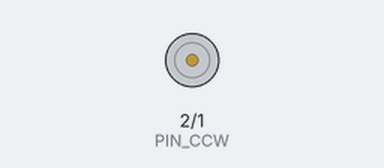
Recording of a sketch running on a simulated ESP32. Shown: motor-driver pin pairs drawn as motors (green arrow = first pin HIGH = forward, orange = second pin HIGH = backward, longer = more drive, scaled by the enable pin). The camera gives no picture; what the sketch prints to the serial monitor is not drawn.

Above: at 1.46 s.
Timing chart, 0 to 4.3 s (numbered marks = the images above):
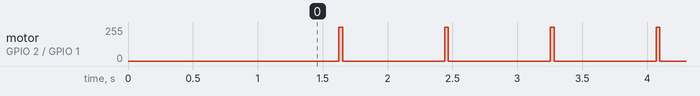

Measured:
- by itself, motor on GPIO 2 (PIN_CCW) / GPIO 1 (PIN_CW): alternates forward 255/255 for 0.03 s and stopped for 0.79 s

The sketch:

CameraTrack.ino
```cpp
#include <camera.h>
#include <motor_control.h>
float cw_deadzone = 0.15;
float ccw_deadzone = -0.15;
#define NUM_AVERAGES 2
#define MOTOR_MULT 300
#define FRAME_RATE 5
#define THRESHOLD 0.5f


float chunk_average(float value, bool reset) {
  static float values[NUM_AVERAGES];
  static uint8_t index = 0;
  if (reset) {
    for (uint8_t i=0; i<NUM_AVERAGES;i++) {
      values[i] = 0;
      index = 0;
    }
  }
  float value_sum = 0;
  values[index] = value;
  index = (index + 1) % NUM_AVERAGES;
  for (uint8_t i=0; i<NUM_AVERAGES;i++) {
    value_sum += values[i];
  }
  if (index == 0) {
    return value_sum / NUM_AVERAGES;
  }
  return 0.0f;
}

float decider(float value) {
  if (value > cw_deadzone) {
    return value-cw_deadzone;
  }
  if (value < ccw_deadzone) {
    return value-ccw_deadzone;
  }
  return 0.0f;
}

void setup() {
  // put your setup code here, to run once:
  Serial.begin(115200);
  while (!Serial);
  Serial.setDebugOutput(true);
  delay(1000);
  camera_init();
  motor_init();
}

void loop() {
  // put your main code here, to run repeatedly:
  float row, col, average;
  camera_capture();
  uint8_t thresh = 255 - (255 - camera_get_average()) * THRESHOLD;
  camera_special_print(8, thresh);
  camera_get_point(camera_get_average(), &row, &col);
  average = chunk_average(col, false);
  camera_return();

  Serial.printf("row: %f col: %f average: %f thresh: %u\n", row, col, average, thresh);

  if (decider(average) > 0.0f) {
    Serial.printf("CLOCKWISE with %f\n", decider(average));
  }
  if (decider(average) < 0.0f) {
    Serial.printf("COUNTER CLOCKWISE with %f\n", decider(average));
  }
  if (decider(average) == 0.0f) {
    Serial.printf("STILL with %f\n", decider(average));
  }
  if (decider(average) != 0.0f) {
    motor_control((int16_t)(decider(average) * MOTOR_MULT));
    chunk_average(0.0f, true);
  }
  delay((int)(1.0f/FRAME_RATE*1000));
}
```

camera.cpp
```cpp
#include <Arduino.h>
#include "esp_camera.h"
#define CAMERA_MODEL_XIAO_ESP32S3 // Has PSRAM
#include "camera_pins.h"
#include "camera.h"

// hidden logic
camera_fb_t *buf = NULL;

void _print_buffer(camera_fb_t * buf, const uint8_t ratio, const char* intensity_char, const uint16_t intensity_len) {
  char intensitybuffer[1024];
  size_t width = buf->width;
  size_t height = buf->height;
  for (uint16_t row=0;row<width/ratio;row++) {
    for (uint16_t col=0;col<height/ratio;col++) {
      uint16_t val = (buf->buf[col*ratio+row*ratio*height] * (intensity_len-1)) / 256;
      intensitybuffer[col*2] = intensity_char[val];
      intensitybuffer[col*2+1] = intensity_char[val];
    }
    intensitybuffer[height/ratio*2] = '\0';
    Serial.print(intensitybuffer);
    Serial.println();
  }
}

uint8_t _get_brightest(camera_fb_t * buf, uint16_t * row, uint16_t * col) {
  uint8_t maximum = 0;
  uint32_t sum_row = 0;
  uint32_t sum_col = 0;
  uint16_t sum_count = 0;
  size_t width = buf->width;
  size_t height = buf->height;
  for (uint16_t roww=0;roww<height;roww++) {
    for (uint16_t coll=0;coll<width;coll++) {
      uint16_t val = buf->buf[coll+roww*height];
      if (maximum < val) {
        sum_row = roww;
        sum_col = coll;
        sum_count = 1;
        maximum = val;
      }
      if (maximum == val) {
        sum_row += roww;
        sum_col += coll;
        sum_count += 1;
      }
    }
  }
  if (sum_count) {
    if (row != NULL) {
      *row = sum_row / sum_count;
    }
    if (col != NULL) {
      *col = sum_col / sum_count;
    }
    return maximum;
  }
  return 0;
}

uint8_t _get_average(camera_fb_t * buf) {
  uint64_t total_sum = 0;
  uint16_t sum_count = 0;
  size_t width = buf->width;
  size_t height = buf->height;
  uint16_t row, col;
  for (row=0;row<height;row++) {
    for (col=0;col<width;col++) {
      uint16_t val = buf->buf[col+row*height];
      total_sum += val;
      sum_count += 1;
    }
  }
  return total_sum / sum_count;
}

// Visible functions
void camera_init() {
  if (!Serial) {
    Serial.begin(115200);
    delay(1000);
  }
  Serial.println("Starting...");

  camera_config_t config;
  config.ledc_channel = LEDC_CHANNEL_0;
  config.ledc_timer = LEDC_TIMER_0;
  config.pin_d0 = Y2_GPIO_NUM;
  config.pin_d1 = Y3_GPIO_NUM;
  config.pin_d2 = Y4_GPIO_NUM;
  config.pin_d3 = Y5_GPIO_NUM;
  config.pin_d4 = Y6_GPIO_NUM;
  config.pin_d5 = Y7_GPIO_NUM;
  config.pin_d6 = Y8_GPIO_NUM;
  config.pin_d7 = Y9_GPIO_NUM;
  config.pin_xclk = XCLK_GPIO_NUM;
  config.pin_pclk = PCLK_GPIO_NUM;
  config.pin_vsync = VSYNC_GPIO_NUM;
  config.pin_href = HREF_GPIO_NUM;
  config.pin_sccb_sda = SIOD_GPIO_NUM;
  config.pin_sccb_scl = SIOC_GPIO_NUM;
  config.pin_pwdn = PWDN_GPIO_NUM;
  config.pin_reset = RESET_GPIO_NUM;
  config.xclk_freq_hz = 20000000;
  //config.pixel_format = PIXFORMAT_JPEG;  // for streaming
  config.pixel_format = PIXFORMAT_GRAYSCALE; // for face detection/recognition
  config.grab_mode = CAMERA_GRAB_WHEN_EMPTY;
  config.fb_location = CAMERA_FB_IN_PSRAM;
  config.jpeg_quality = 12;
  config.fb_count = 1;
  config.frame_size = FRAMESIZE_96X96;

  // camera init
  esp_err_t err = esp_camera_init(&config);
  if (err != ESP_OK) {
    Serial.printf("Camera init failed with error 0x%x", err);
    return;
  }

  sensor_t *s = esp_camera_sensor_get();
  s->set_brightness(s, -2);
  s->set_saturation(s, 2);

  /*buf = esp_camera_fb_get();
  Serial.printf("%zu %zu %zu", buf->width, buf->height, buf->len);
  Serial.println(" ");
  esp_camera_fb_return(buf);
  buf = NULL;*/
  Serial.print("Setup Finished...\n");
}

void camera_capture() {
  buf = esp_camera_fb_get();
}

void camera_return() {
  esp_camera_fb_return(buf);
}

void camera_get_point(const uint8_t minimum, float * row, float * col) {
  uint16_t nrow, ncol;
  *col = 0.0f; *row = 0.0f;
  if (!buf) {
    return;
  }
  uint8_t maximum = _get_brightest(buf, &nrow, &ncol);
  if (minimum <= maximum) {
    *col = (ncol * 2) / (float)buf->width - 1.0f;
    *row = (nrow * 2) / (float)buf->height - 1.0f;
  }
}

uint8_t camera_get_average() {
  return _get_average(buf);
}

void camera_print(const uint16_t ratio) {
  char intensity[] = " `.-':_,^=;><+!rc*/z?sLTv)J7(|Fi{C}fI31tlu[neoZ5Yxjya]2ESwqkP6h9d4VpOGbUAKXHm8RD#$Bg0MNWQ%&@";
  _print_buffer(buf, ratio, intensity, sizeof(intensity));
}

void camera_special_print(const uint16_t ratio, const uint8_t thresh) {
  char intensity[257];
  uint8_t maximum = _get_brightest(buf, NULL, NULL);
  for (uint16_t i=0;i<256;i++) {
    intensity[i] = ' ';
    if (i>=thresh) {
      intensity[i] = 'o';
    }
    if (i>=maximum-1) {
      intensity[i] = '@';
    }
  }
  intensity[256] = '\0';
  _print_buffer(buf, ratio, intensity, strlen(intensity));
}
```

camera.h
```cpp
void camera_init();
void camera_capture();
void camera_return();
void camera_get_point(const uint8_t minimum, float * row, float * col);
uint8_t camera_get_average();
void camera_print(const uint16_t ratio);
void camera_special_print(const uint16_t ratio, const uint8_t thresh);
```

motor_control.cpp
```cpp
#include <Arduino.h>
#include "motor_control.h"

#define PIN_CW 1
#define PIN_CCW 2
#define PIN_ENABLE 3

void motor_init() {
  pinMode(PIN_CW, OUTPUT);
  pinMode(PIN_CCW, OUTPUT);
  pinMode(PIN_ENABLE, OUTPUT);
  digitalWrite(PIN_CW, LOW);
  digitalWrite(PIN_CCW, LOW);
  digitalWrite(PIN_ENABLE, LOW);
}

void motor_control(int16_t val) {
  if (val > 0.0f) {
    digitalWrite(PIN_CW, HIGH);
    digitalWrite(PIN_ENABLE, HIGH);
  }
  if (val < 0.0f) {
    digitalWrite(PIN_CCW, HIGH);
    digitalWrite(PIN_ENABLE, HIGH);
    val = -val;
  }
  delay(val);
  digitalWrite(PIN_CW, LOW);
  digitalWrite(PIN_CCW, LOW);
  digitalWrite(PIN_ENABLE, LOW);
}
```

motor_control.h
```cpp
void motor_init();
void motor_control(int16_t val);
```

camera_pins.h
```cpp
#if defined(CAMERA_MODEL_WROVER_KIT)
#define PWDN_GPIO_NUM    -1
#define RESET_GPIO_NUM   -1
#define XCLK_GPIO_NUM    21
#define SIOD_GPIO_NUM    26
#define SIOC_GPIO_NUM    27

#define Y9_GPIO_NUM      35
#define Y8_GPIO_NUM      34
#define Y7_GPIO_NUM      39
#define Y6_GPIO_NUM      36
#define Y5_GPIO_NUM      19
#define Y4_GPIO_NUM      18
#define Y3_GPIO_NUM       5
#define Y2_GPIO_NUM       4
#define VSYNC_GPIO_NUM   25
#define HREF_GPIO_NUM    23
#define PCLK_GPIO_NUM    22

#elif defined(CAMERA_MODEL_ESP_EYE)
#define PWDN_GPIO_NUM    -1
#define RESET_GPIO_NUM   -1
#define XCLK_GPIO_NUM    4
#define SIOD_GPIO_NUM    18
#define SIOC_GPIO_NUM    23

#define Y9_GPIO_NUM      36
#define Y8_GPIO_NUM      37
#define Y7_GPIO_NUM      38
#define Y6_GPIO_NUM      39
#define Y5_GPIO_NUM      35
#define Y4_GPIO_NUM      14
#define Y3_GPIO_NUM      13
#define Y2_GPIO_NUM      34
#define VSYNC_GPIO_NUM   5
#define HREF_GPIO_NUM    27
#define PCLK_GPIO_NUM    25

#define LED_GPIO_NUM     22

#elif defined(CAMERA_MODEL_M5STACK_PSRAM)
#define PWDN_GPIO_NUM     -1
#define RESET_GPIO_NUM    15
#define XCLK_GPIO_NUM     27
#define SIOD_GPIO_NUM     25
#define SIOC_GPIO_NUM     23

#define Y9_GPIO_NUM       19
#define Y8_GPIO_NUM       36
#define Y7_GPIO_NUM       18
#define Y6_GPIO_NUM       39
#define Y5_GPIO_NUM        5
#define Y4_GPIO_NUM       34
#define Y3_GPIO_NUM       35
#define Y2_GPIO_NUM       32
#define VSYNC_GPIO_NUM    22
#define HREF_GPIO_NUM     26
#define PCLK_GPIO_NUM     21

#elif defined(CAMERA_MODEL_M5STACK_V2_PSRAM)
#define PWDN_GPIO_NUM     -1
#define RESET_GPIO_NUM    15
#define XCLK_GPIO_NUM     27
#define SIOD_GPIO_NUM     22
#define SIOC_GPIO_NUM     23

#define Y9_GPIO_NUM       19
#define Y8_GPIO_NUM       36
#define Y7_GPIO_NUM       18
#define Y6_GPIO_NUM       39
#define Y5_GPIO_NUM        5
#define Y4_GPIO_NUM       34
#define Y3_GPIO_NUM       35
#define Y2_GPIO_NUM       32
#define VSYNC_GPIO_NUM    25
#define HREF_GPIO_NUM     26
#define PCLK_GPIO_NUM     21

#elif defined(CAMERA_MODEL_M5STACK_WIDE)
#define PWDN_GPIO_NUM     -1
#define RESET_GPIO_NUM    15
#define XCLK_GPIO_NUM     27
#define SIOD_GPIO_NUM     22
#define SIOC_GPIO_NUM     23

#define Y9_GPIO_NUM       19
#define Y8_GPIO_NUM       36
#define Y7_GPIO_NUM       18
#define Y6_GPIO_NUM       39
#define Y5_GPIO_NUM        5
#define Y4_GPIO_NUM       34
#define Y3_GPIO_NUM       35
#define Y2_GPIO_NUM       32
#define VSYNC_GPIO_NUM    25
#define HREF_GPIO_NUM     26
#define PCLK_GPIO_NUM     21

#define LED_GPIO_NUM       2

#elif defined(CAMERA_MODEL_M5STACK_ESP32CAM)
#define PWDN_GPIO_NUM     -1
#define RESET_GPIO_NUM    15
#define XCLK_GPIO_NUM     27
#define SIOD_GPIO_NUM     25
#define SIOC_GPIO_NUM     23

#define Y9_GPIO_NUM       19
#define Y8_GPIO_NUM       36
#define Y7_GPIO_NUM       18
#define Y6_GPIO_NUM       39
#define Y5_GPIO_NUM        5
#define Y4_GPIO_NUM       34
#define Y3_GPIO_NUM       35
#define Y2_GPIO_NUM       17
#define VSYNC_GPIO_NUM    22
#define HREF_GPIO_NUM     26
#define PCLK_GPIO_NUM     21

#elif defined(CAMERA_MODEL_M5STACK_UNITCAM)
#define PWDN_GPIO_NUM     -1
#define RESET_GPIO_NUM    15
#define XCLK_GPIO_NUM     27
#define SIOD_GPIO_NUM     25
#define SIOC_GPIO_NUM     23

#define Y9_GPIO_NUM       19
#define Y8_GPIO_NUM       36
#define Y7_GPIO_NUM       18
#define Y6_GPIO_NUM       39
#define Y5_GPIO_NUM        5
#define Y4_GPIO_NUM       34
#define Y3_GPIO_NUM       35
#define Y2_GPIO_NUM       32
#define VSYNC_GPIO_NUM    22
#define HREF_GPIO_NUM     26
#define PCLK_GPIO_NUM     21

#elif defined(CAMERA_MODEL_AI_THINKER)
#define PWDN_GPIO_NUM     32
#define RESET_GPIO_NUM    -1
#define XCLK_GPIO_NUM      0
#define SIOD_GPIO_NUM     26
#define SIOC_GPIO_NUM     27

#define Y9_GPIO_NUM       35
#define Y8_GPIO_NUM       34
#define Y7_GPIO_NUM       39
#define Y6_GPIO_NUM       36
#define Y5_GPIO_NUM       21
#define Y4_GPIO_NUM       19
#define Y3_GPIO_NUM       18
#define Y2_GPIO_NUM        5
#define VSYNC_GPIO_NUM    25
#define HREF_GPIO_NUM     23
#define PCLK_GPIO_NUM     22

#define LED_GPIO_NUM      33

#elif defined(CAMERA_MODEL_TTGO_T_JOURNAL)
#define PWDN_GPIO_NUM      0
#define RESET_GPIO_NUM    15
#define XCLK_GPIO_NUM     27
#define SIOD_GPIO_NUM     25
#define SIOC_GPIO_NUM     23

#define Y9_GPIO_NUM       19
#define Y8_GPIO_NUM       36
#define Y7_GPIO_NUM       18
#define Y6_GPIO_NUM       39
#define Y5_GPIO_NUM        5
#define Y4_GPIO_NUM       34
#define Y3_GPIO_NUM       35
#define Y2_GPIO_NUM       17
#define VSYNC_GPIO_NUM    22
#define HREF_GPIO_NUM     26
#define PCLK_GPIO_NUM     21

#elif defined(CAMERA_MODEL_XIAO_ESP32S3)
#define PWDN_GPIO_NUM     -1
#define RESET_GPIO_NUM    -1
#define XCLK_GPIO_NUM     10
#define SIOD_GPIO_NUM     40
#define SIOC_GPIO_NUM     39

#define Y9_GPIO_NUM       48
#define Y8_GPIO_NUM       11
#define Y7_GPIO_NUM       12
#define Y6_GPIO_NUM       14
#define Y5_GPIO_NUM       16
#define Y4_GPIO_NUM       18
#define Y3_GPIO_NUM       17
#define Y2_GPIO_NUM       15
#define VSYNC_GPIO_NUM    38
#define HREF_GPIO_NUM     47
#define PCLK_GPIO_NUM     13

#define LED_GPIO_NUM      21

#elif defined(CAMERA_MODEL_ESP32_CAM_BOARD)
// The 18 pin header on the board has Y5 and Y3 swapped
#define USE_BOARD_HEADER 0
#define PWDN_GPIO_NUM    32
#define RESET_GPIO_NUM   33
#define XCLK_GPIO_NUM     4
#define SIOD_GPIO_NUM    18
#define SIOC_GPIO_NUM    23

#define Y9_GPIO_NUM      36
#define Y8_GPIO_NUM      19
#define Y7_GPIO_NUM      21
#define Y6_GPIO_NUM      39
#if USE_BOARD_HEADER
#define Y5_GPIO_NUM      13
#else
#define Y5_GPIO_NUM      35
#endif
#define Y4_GPIO_NUM      14
#if USE_BOARD_HEADER
#define Y3_GPIO_NUM      35
#else
#define Y3_GPIO_NUM      13
#endif
#define Y2_GPIO_NUM      34
#define VSYNC_GPIO_NUM    5
#define HREF_GPIO_NUM    27
#define PCLK_GPIO_NUM    25

#elif defined(CAMERA_MODEL_ESP32S3_CAM_LCD)
#define PWDN_GPIO_NUM     -1
#define RESET_GPIO_NUM    -1
#define XCLK_GPIO_NUM     40
#define SIOD_GPIO_NUM     17
#define SIOC_GPIO_NUM     18

#define Y9_GPIO_NUM       39
#define Y8_GPIO_NUM       41
#define Y7_GPIO_NUM       42
#define Y6_GPIO_NUM       12
#define Y5_GPIO_NUM       3
#define Y4_GPIO_NUM       14
#define Y3_GPIO_NUM       47
#define Y2_GPIO_NUM       13
#define VSYNC_GPIO_NUM    21
#define HREF_GPIO_NUM     38
#define PCLK_GPIO_NUM     11

#elif defined(CAMERA_MODEL_ESP32S2_CAM_BOARD)
// The 18 pin header on the board has Y5 and Y3 swapped
#define USE_BOARD_HEADER 0
#define PWDN_GPIO_NUM     1
#define RESET_GPIO_NUM    2
#define XCLK_GPIO_NUM     42
#define SIOD_GPIO_NUM     41
#define SIOC_GPIO_NUM     18

#define Y9_GPIO_NUM       16
#define Y8_GPIO_NUM       39
#define Y7_GPIO_NUM       40
#define Y6_GPIO_NUM       15
#if USE_BOARD_HEADER
#define Y5_GPIO_NUM       12
#else
#define Y5_GPIO_NUM       13
#endif
#define Y4_GPIO_NUM       5
#if USE_BOARD_HEADER
#define Y3_GPIO_NUM       13
#else
#define Y3_GPIO_NUM       12
#endif
#define Y2_GPIO_NUM       14
#define VSYNC_GPIO_NUM    38
#define HREF_GPIO_NUM     4
#define PCLK_GPIO_NUM     3

#elif defined(CAMERA_MODEL_ESP32S3_EYE)
#define PWDN_GPIO_NUM -1
#define RESET_GPIO_NUM -1
#define XCLK_GPIO_NUM 15
#define SIOD_GPIO_NUM 4
#define SIOC_GPIO_NUM 5

#define Y2_GPIO_NUM 11
#define Y3_GPIO_NUM 9
#define Y4_GPIO_NUM 8
#define Y5_GPIO_NUM 10
#define Y6_GPIO_NUM 12
#define Y7_GPIO_NUM 18
#define Y8_GPIO_NUM 17
#define Y9_GPIO_NUM 16

#define VSYNC_GPIO_NUM 6
#define HREF_GPIO_NUM 7
#define PCLK_GPIO_NUM 13

#else
#error "Camera model not selected"
#endif
```
